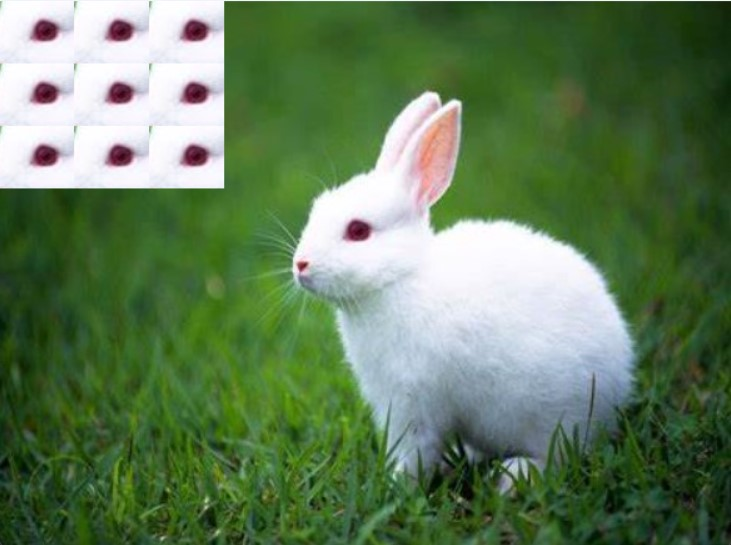
#> input picture ckw/homework1_1_img.jpg, 731 x 545 px
$ python homework2.py
#> lines starting #> are read from the running program, lines starting #| are printed output that depends on the picture; after the words box and inside, x2 and y2 are one past the last pixel; in counts of white or black regions, pixels touching at a corner belong together
import cv2

img = cv2.imread('homework1_1_img.jpg')
#> img is the input picture: shape (545, 731, 3); mean B, G, R 89.2, 125.3, 98.5
for x in range(3):
    for y in range(3):
        cv2.rectangle(img, (x*60, y*50), (x*60+60, y*50+50), (0, 255, 0), 3)
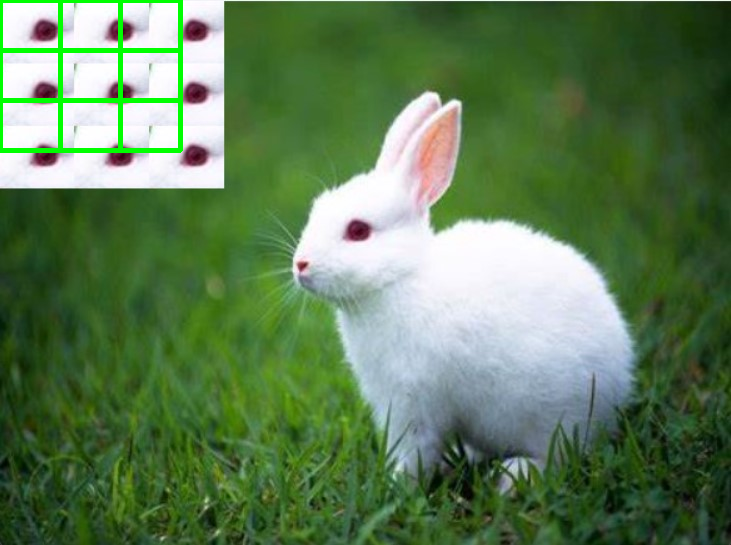
#> img: shape (545, 731, 3); 1.44% of pixels changed, all inside (x1, y1, x2, y2) = (0, 0, 183, 153)
cv2.imshow('image',img)
print(img.shape)
#| (545, 731, 3)
cv2.waitKey(10000)
cv2.destroyAllWindows()
cv2.imwrite('homework1_2_img.jpg',img)
